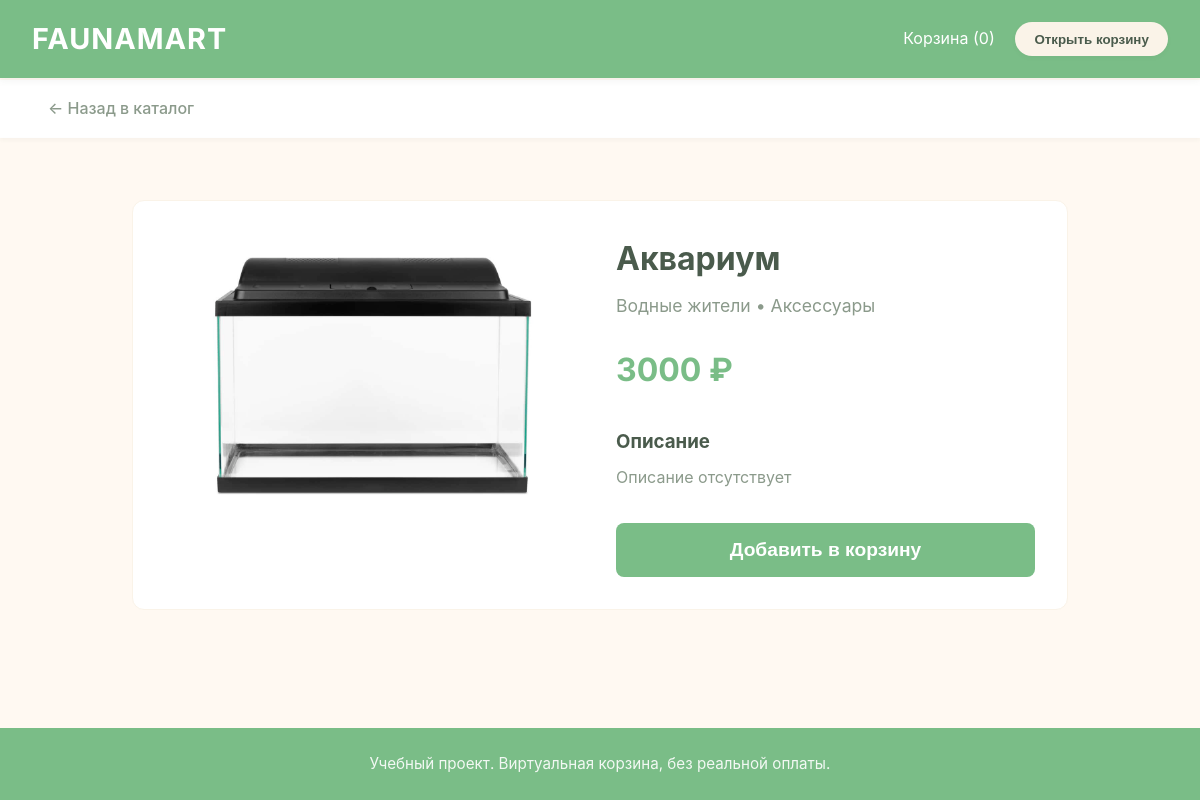
Screenshot of /product/4/ with the database file from the repository.
### catalog/models.py (models this page shows, shortened)
class Product(models.Model):
    name = models.CharField(max_length=200, verbose_name="Название")
    description = models.TextField(verbose_name="Описание", blank=True)
    price = models.IntegerField(verbose_name="Цена")
    animal = models.ForeignKey(Animal, on_delete=models.CASCADE, verbose_name="Животное")
    category = models.ForeignKey(Category, on_delete=models.CASCADE, verbose_name="Категория")
    image = models.ImageField(upload_to='products/', verbose_name="Изображение", blank=True, null=True)
    badge = models.CharField(max_length=50, blank=True, verbose_name="Бейдж")
    class Meta:
        verbose_name = "Товар"
        verbose_name_plural = "Товары"

class Animal(models.Model):
    name = models.CharField(max_length=50, verbose_name="Название")
    class Meta:
        verbose_name = "Животное"
        verbose_name_plural = "Животные"

class Category(models.Model):
    name = models.CharField(max_length=50, verbose_name="Название")
    class Meta:
        verbose_name = "Категория"
        verbose_name_plural = "Категории"

### catalog/views.py (the view, shortened to what this page needs)
# urls.py: path('product/<int:product_id>/', views.product_detail, name='product_detail'),
def product_detail(request, product_id):
    product = Product.objects.get(id=product_id)
    cart_data = request.session.get('cart', [])
    cart_items = []
    cart_count = 0
    cart_total = 0
    context = {
        'product': product,
        'cart': cart_items,
        'cart_count': cart_count,
        'cart_total': cart_total,
    }
    return render(request, 'catalog/product_detail.html', context)

### catalog/templates/catalog/product_detail.html (shortened to what this page needs)
<!DOCTYPE html>
<html lang="ru">
<head>
    {% load static %}
    <link rel="stylesheet" href="{% static 'catalog/css/style.css' %}">
</head>
<body>
    <header>
        <div class="logo">FaunaMart</div>
        <div>
            Корзина (<span id="cart-count">{{ cart_count }}</span>)
            <button onclick="document.getElementById('cart-modal').style.display='block'" class="cart-button">
                Открыть корзину
            </button>
        </div>
    </header>
    <nav>
        <a href="{% url 'index' %}">← Назад в каталог</a>
    </nav>
    <main style="display: block; max-width: 1000px; margin: 2rem auto;">
        <div style="display: grid; grid-template-columns: 1fr 1fr; gap: 2rem; background: white; padding: 2rem; border-radius: 12px; border: 1px solid var(--beige);">
            <div>
                {% if product.image %}
                    <img src="{{ product.image.url }}" alt="{{ product.name }}" style="width: 100%; height: auto; border-radius: 8px;">
                {% else %}
                    <div style="width: 100%; height: 400px; background: var(--beige); display: flex; align-items: center; justify-content: center; border-radius: 8px;">
                        <span style="color: var(--gray);">Нет фото</span>
                    </div>
                {% endif %}
            </div>
            <div>
                <h1 style="font-size: 2rem; color: var(--dark); margin: 0 0 0.5rem 0;">{{ product.name }}</h1>
                <p style="color: var(--gray); font-size: 1.1rem; margin: 0 0 1rem 0;">
                    {{ product.animal.name }} • {{ product.category.name }}
                </p>
                <div style="font-size: 2rem; font-weight: 700; color: var(--primary); margin: 1.5rem 0;">
                    {{ product.price }} ₽
                </div>
                <div style="margin: 2rem 0;">
                    <h3 style="color: var(--dark); margin: 0 0 0.5rem 0;">Описание</h3>
                    <p style="color: var(--gray); line-height: 1.6;">
                        {{ product.description|default:"Описание отсутствует" }}
                    </p>
                </div>
                <a href="{% url 'add_to_cart' product.id %}?next={{ request.get_full_path|urlencode }}" style="text-decoration: none; display: block;">
                    <button style="width: 100%; padding: 1rem; background: var(--primary); color: white; border: none; border-radius: 8px; font-size: 1.2rem; font-weight: 600; cursor: pointer;">
                        Добавить в корзину
                    </button>
                </a>
            </div>
        </div>
    </main>
    <footer>
        <p>Учебный проект. Виртуальная корзина, без реальной оплаты.</p>
    </footer>
</body>
</html>

### catalog/static/catalog/css/style.css (style rules this page uses)
* { margin: 0; padding: 0; box-sizing: border-box; }
:root { --primary: #7ABD87; --primary-dark: #5FA36B; --primary-light: #C7E9C1; --beige: #FAF3E8; --beige-dark: #F5E6D3; --beige-light: #FFF9F2; --accent: #A8D5BA; --success: #7ABD87; --danger: #E8A9A9; --light: #FDF9F5; --dark: #4A5B4C; --gray: #8B9A8B; --light-gray: #EDE5D9; --white: #FFFFFF; --shadow-sm: 0 2px 4px rgba(74, 91, 76, 0.05); --shadow-md: 0 4px 6px rgba(74, 91, 76, 0.05); --shadow-lg: 0 10px 15px rgba(74, 91, 76, 0.05); --border-radius: 12px; --transition: all 0.3s ease; }
body { font-family: 'Inter', -apple-system, BlinkMacSystemFont, 'Segoe UI', Roboto, Arial, sans-serif; display: flex; flex-direction: column; min-height: 100vh; background-color: var(--beige-light); color: var(--dark); line-height: 1.6; }
header { background: var(--primary); color: var(--white); padding: 1rem 2rem; display: flex; justify-content: space-between; align-items: center; box-shadow: var(--shadow-md); position: sticky; top: 0; z-index: 1000; }
.logo { font-size: 1.8rem; font-weight: 700; letter-spacing: 1px; text-transform: uppercase; color: var(--white); }
.cart-button { margin-left: 1rem; padding: 0.6rem 1.2rem; background: var(--beige); color: var(--dark); border: none; border-radius: 50px; cursor: pointer; font-weight: 600; transition: var(--transition); box-shadow: var(--shadow-sm); }
nav { background: var(--white); padding: 1rem 2rem; box-shadow: var(--shadow-sm); position: sticky; top: 80px; z-index: 900; }
nav a { margin-right: 1.5rem; text-decoration: none; color: var(--gray); padding: 0.5rem 1rem; border-radius: 50px; transition: var(--transition); font-weight: 500; }
main { display: flex; padding: 2rem; gap: 2rem; flex: 1; max-width: 1400px; margin: 0 auto; width: 100%; }
footer { background: var(--primary); color: var(--white); text-align: center; padding: 1.5rem; margin-top: auto; }
footer p { opacity: 0.9; font-size: 0.95rem; }

### rows the page displays
Product: image (picture), name "Аквариум", animal.name "Водные жители", category.name "Аксессуары", price "3000", description "Описание отсутствует"

### other values shown
{{ cart_count }} "0"
